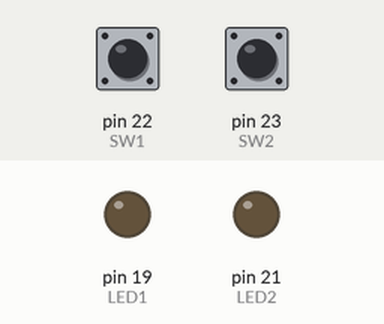
Simulated run of this sketch. Board: Arduino Mega 2560, built with avr-gcc and run on an emulated ATmega2560. Parts: output pins drawn as LEDs (lit = HIGH). The inputs (shaded band) are chosen by the test bench; at power-on: pin 22 (SW1) HIGH, pin 23 (SW2) HIGH.

Above: at 1.2 s.
1.3 s: pin 22 (SW1) pulled LOW for 0.15 s
At 1.7 s:
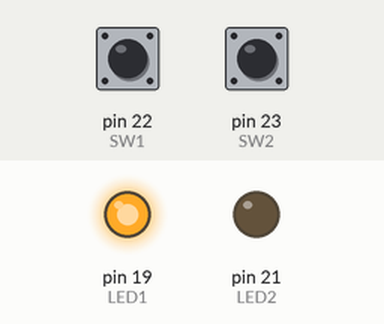
2.9 s: pin 23 (SW2) pulled LOW for 0.15 s
At 4.1 s:
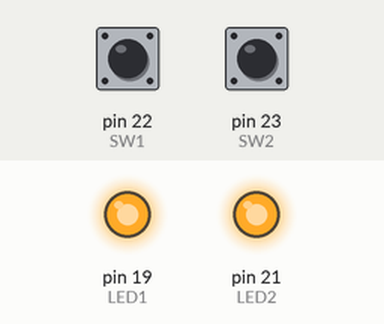
4.5 s: pin 22 (SW1) pulled LOW for 1 s
At 5.3 s:
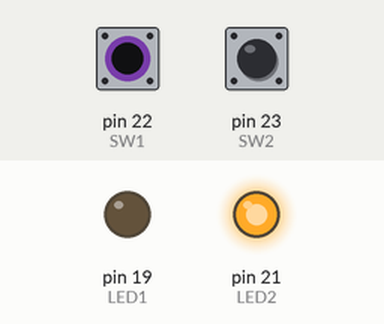
7.0 s: pin 22 (SW1) pulled LOW for 3.2 s
At 8.4 s:
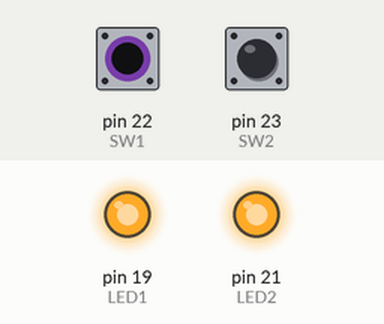
11.7 s: pin 23 (SW2) pulled LOW for 1 s
At 12.0 s:
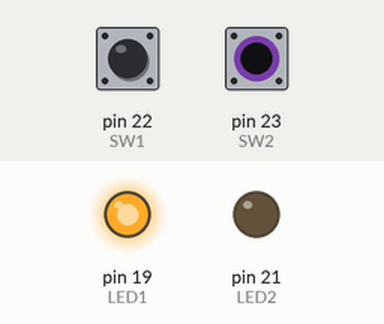
Timing chart, 0 to 14.7 s (numbered marks = the images above; inputs shaded):
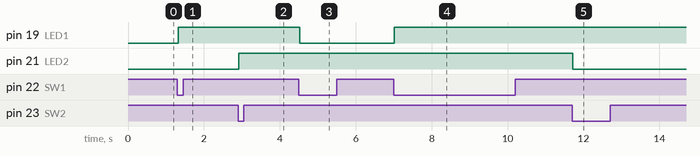

Measured:
- after the input at 1.3 s, pin 19 (LED1): LOW → HIGH at once
- after the input at 2.9 s, pin 21 (LED2): LOW → HIGH at once
- after the input at 4.5 s, pin 19 (LED1): HIGH → LOW at once
- after the input at 7.0 s, pin 19 (LED1): LOW → HIGH at once
- after the input at 11.7 s, pin 21 (LED2): HIGH → LOW at once

The sketch:

M2-Q101-2-switch-toggle-2-LED.ino
```cpp
#define LED1 19
#define LED2 21
#define SW1 22
#define SW2 23
bool LED_Status[] = {0, 0};

void setup() {
  pinMode(LED1, OUTPUT);
  pinMode(LED2, OUTPUT);
  pinMode(SW1, INPUT_PULLUP);
  pinMode(SW2, INPUT_PULLUP);
}

void loop() {
  if(digitalRead(SW1) == LOW) {
    delay(20);
    LED_Status[0] = 1 - LED_Status[0];
    digitalWrite(LED1, LED_Status[0]);
    while(digitalRead(SW1) == LOW) delay(20);
  }

  if(digitalRead(SW2) == LOW) {
    delay(20);
    LED_Status[1] = 1 - LED_Status[1];
    digitalWrite(LED2, LED_Status[1]);
    while(digitalRead(SW2) == LOW) delay(20);
  }

}
```
